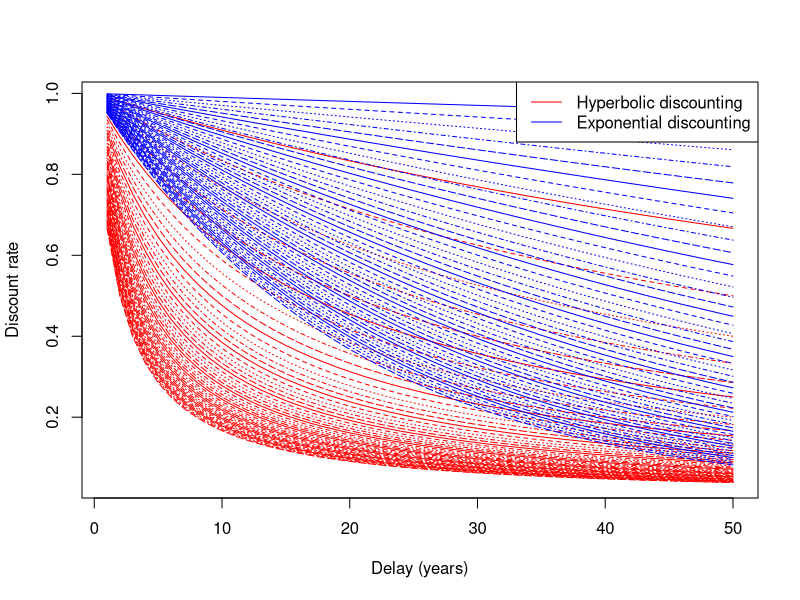

This chart was generated by the following R code:
## ---- chunk 1
hyperbolic_discount <- function(k_hyp, delay) {
  discount_hyp <- 1 / (1 + k_hyp %o% delay)
  return(discount_hyp)
}

exponential_discount <- function(k_exp, delay) {
  discount_exp <- exp(-k_exp %o% delay)
  return(discount_exp)
}

plot_discount <- function(delay, discount_hyp, discount_exp) {
  matplot(delay, discount_hyp, type = "l", col = "red", xlab = "Delay (years)", ylab = "Discount rate")
  matlines(delay, discount_exp, type = "l", col = "blue")
  legend("topright", legend = c("Hyperbolic discounting", "Exponential discounting"), col = c("red", "blue"), lty = 1)
}

k_hyp <- seq(0.01, 0.5, by = 0.01)
delay <- 1:50
discount_hyp <- hyperbolic_discount(k_hyp, delay)

k_exp <- seq(0.001, 0.05, by = 0.001)
discount_exp <- exponential_discount(k_exp, delay)

plot_discount(delay, discount_hyp, discount_exp)
